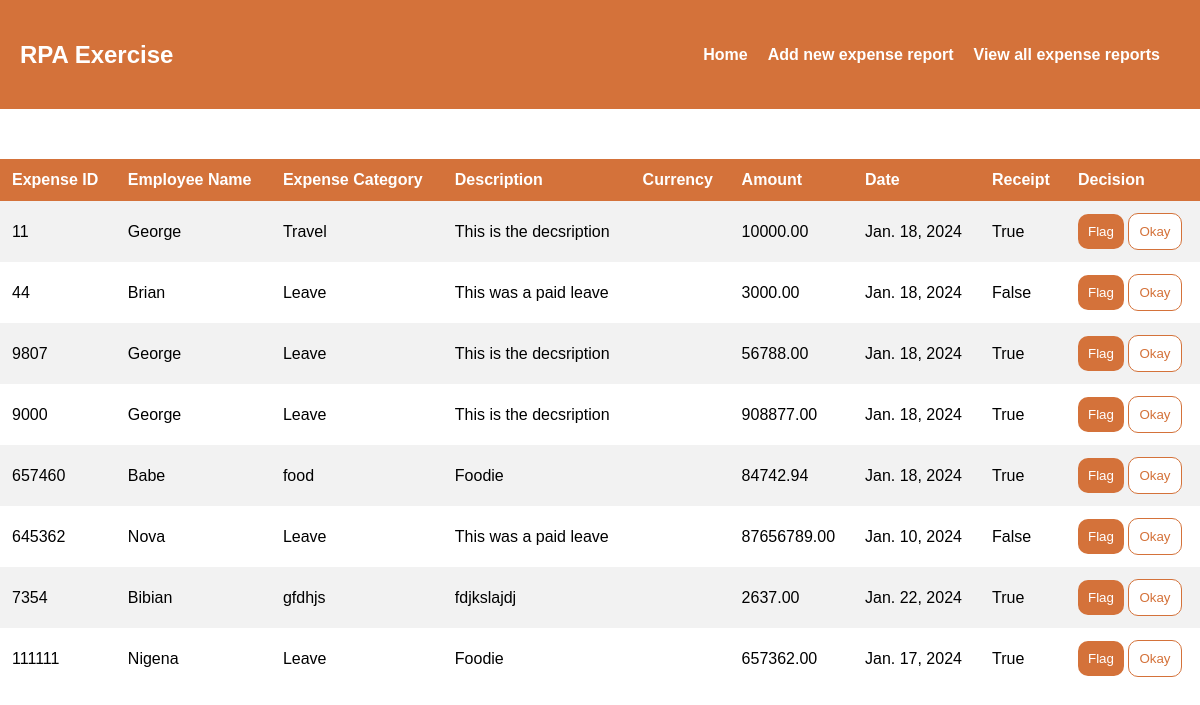
The app's page /view_reports/ with its own data.
### myapp/models.py (models this page shows, shortened)
class Report(models.Model):
    expense_id = models.IntegerField()
    employee_name = models.CharField(max_length=200)
    expense_category = models.CharField(max_length=200)
    description = models.CharField(max_length=300)
    amount = models.DecimalField(max_digits=10, decimal_places=2)
    date = models.DateField()
    receipt = models.BooleanField()

### myapp/views.py (the view)
# urls.py: path('view_reports/', views.viewAllReports, name="view_all_reports")
def viewAllReports(request):
    reports = Report.objects.all()
    context = {'reports':reports}
    return render(request, 'myapp/report-list.html', context)

### myapp/templates/myapp/report-list.html (shortened to what this page needs)
<!DOCTYPE html>
<html lang="en">
<head>
</head>
<body>
    <div class="nav-container">
        <nav class="nav-bar">
            <h5>RPA Exercise</h5>
            <h4> <a href="{% url 'login_user' %}"> Home</a></h4>
            <h4> <a href="{% url 'add_report_btn' %}"> Add new expense report</a></h4>
            <h4> <a href= "{% url 'view_all_reports' %}">View all expense reports</a></h4>
        </nav>
    </div>
    <div class="list-container">
        <table>
            <thead>
                <tr>
                    <th>Expense ID</th>
                    <th> Employee Name</th>
                    <th> Expense Category</th>
                    <th> Description</th>
                    <th> Currency</th>
                    <th> Amount</th>
                    <th> Date</th>
                    <th> Receipt</th>
                    <th>Decision</th>
                </tr>
            </thead>
            <tbody>
                {% for report in reports %}
                <tr>
                    <td> {{ report.expense_id }} </td>
                    <td> {{ report.employee_name }} </td>
                    <td> {{report.expense_category }} </td>
                    <td> {{ report.description }} </td>
                    <td> {{ report.currency }} </td>
                    <td> {{ report.amount}} </td>
                    <td> {{ report.date}} </td>
                    <td> {{report.receipt }} </td>
                    <td>
                        <button class="btn-flag">Flag</button>
                        <button class="btn-okay">Okay</button>
                    </td>
                  </tr>
                  {% endfor %}
            </tbody>
        </table>
    </div>
</body>
</html>

### myapp/templates/myapp/report-list.html (style rules this page uses)
body { font-family: 'poppins', sans-serif; box-sizing: border-box; margin: 0; }
.nav-container { background: rgb(212, 114, 58); color: white; padding: 0.5px 20px; margin-bottom: 50px; }
.nav-container h5 { font-size: 1.5rem; }
table { width: 100%; height: 10px; text-align: left; border-collapse: collapse; }
td,th { padding: 12px; }
tr:nth-child(odd) { background-color: #f2f2f2; }
th { background-color:rgb(212, 114, 58) ; color: white; }
.btn-flag, .btn-okay { border-radius: 10px; padding: 10px; outline: none; border: none; }
.btn-flag { background:rgb(212, 114, 58); color: white; }
.btn-okay { background:white; color:rgb(212, 114, 58) ; border: 1px solid rgb(212, 114, 58); }
.nav-bar { display: flex; align-items: center; }
.nav-bar h5 { margin-right: auto; }
.nav-bar h4 { margin-right: 20px; }
a { text-decoration: none; color: white; }

### records on screen
Report: expense_id "11", employee_name "George", expense_category "Travel", description "This is the decsription", amount "10000.00", date "Jan. 18, 2024", receipt "True"
Report: expense_id "44", employee_name "Brian", expense_category "Leave", description "This was a paid leave", amount "3000.00", date "Jan. 18, 2024", receipt "False"
Report: expense_id "9807", employee_name "George", expense_category "Leave", description "This is the decsription", amount "56788.00", date "Jan. 18, 2024", receipt "True"
Report: expense_id "9000", employee_name "George", expense_category "Leave", description "This is the decsription", amount "908877.00", date "Jan. 18, 2024", receipt "True"
Report: expense_id "657460", employee_name "Babe", expense_category "food", description "Foodie", amount "84742.94", date "Jan. 18, 2024", receipt "True"
Report: expense_id "645362", employee_name "Nova", expense_category "Leave", description "This was a paid leave", amount "87656789.00", date "Jan. 10, 2024", receipt "False"
Report: expense_id "7354", employee_name "Bibian", expense_category "gfdhjs", description "fdjkslajdj", amount "2637.00", date "Jan. 22, 2024", receipt "True"
Report: expense_id "111111", employee_name "Nigena", expense_category "Leave", description "Foodie", amount "657362.00", date "Jan. 17, 2024", receipt "True"
